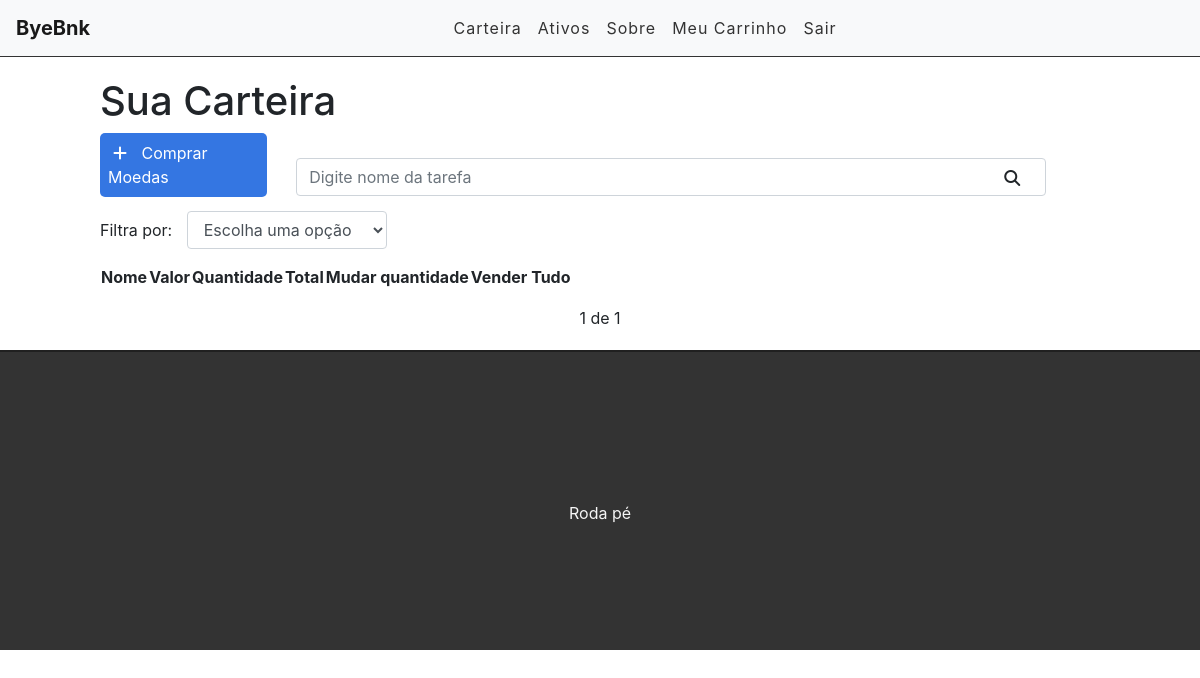
The page / (signed in) on the database as committed earlier.
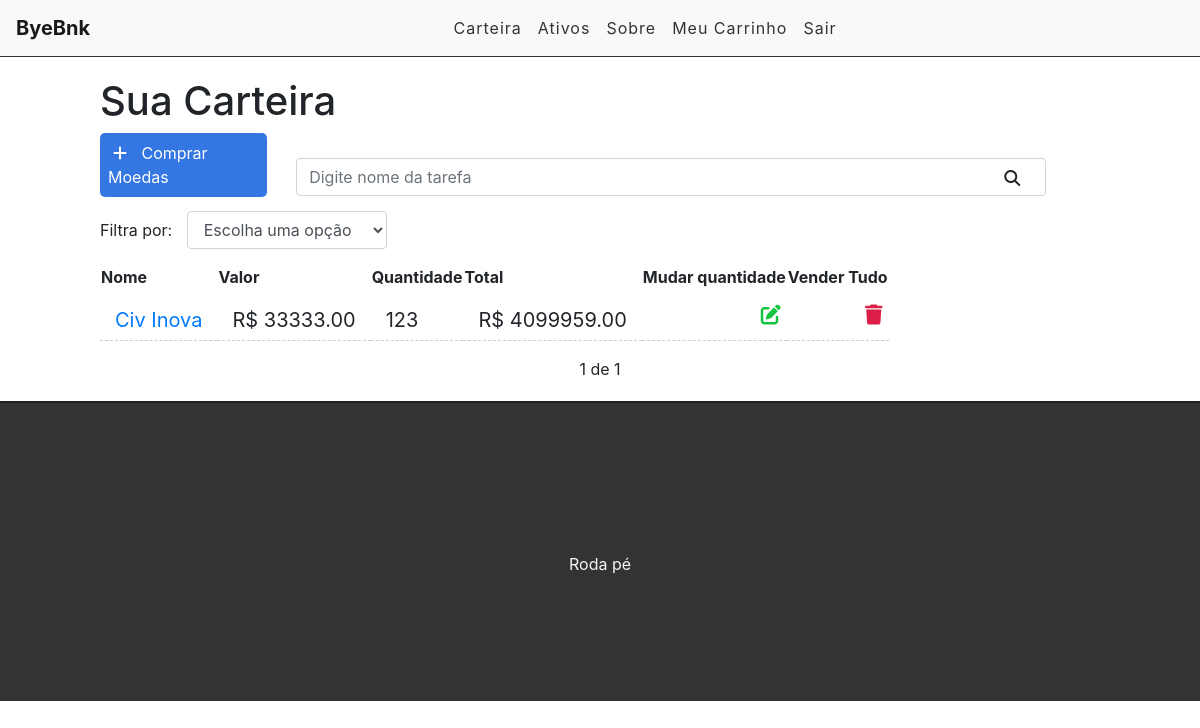
The same page on the database as committed later.
### tasks/models.py (models this page shows, shortened)
class Task(models.Model):
    coin = models.ForeignKey(Coin, on_delete=models.CASCADE)
    quantidade = models.IntegerField()
    user = models.ForeignKey(get_user_model(), on_delete=models.CASCADE)
    is_available = models.BooleanField(default=True)
    created_at = models.DateTimeField(auto_now_add=True)
    updated_at = models.DateTimeField(auto_now=True)
    def total(self):
        return self.quantidade * self.coin.valor

### coins/models.py (models this page shows, shortened)
class Coin(models.Model):
    STATUS = (
        ('fixa', 'Renda Fixa'),
        ('variavel', 'Renda Variável'),
        ('cripto', 'Cripto')
    )
    nome = models.CharField(max_length=255)
    valor = models.DecimalField(max_digits=10, decimal_places=2, default=0)
    modalidade = models.CharField(max_length=8, choices=STATUS)
    user = models.ForeignKey(get_user_model(), on_delete=models.CASCADE)
    created_at = models.DateTimeField(auto_now_add=True)
    updated_at = models.DateTimeField(auto_now=True)
    class Meta:
        ordering = ("nome",)
        verbose_name = "ativo"
        verbose_name_plural = "ativos"

### tasks/views.py (the view)
# urls.py: path('', views.taskList, name='task-list'),
@login_required
def taskList(request):
    search = request.GET.get('search')
    filter = request.GET.get('filter')
    if search:
        tasks = Task.objects.filter(coin__nome__icontains=search)
    elif filter:
        tasks = Task.objects.filter(coin__modalidade=filter)
    else:
        tasks_list = Task.objects.all().order_by('-created_at').filter(user=request.user)
        paginator = Paginator(tasks_list, 3)
        page = request.GET.get('page')
        tasks = paginator.get_page(page)
    return render(request, 'tasks/list.html', {'tasks': tasks})

### templates/tasks/list.html (shortened to what this page needs)
{% extends 'base.html' %}
{% block content %}
<div class="offset-1 col-10 list-div">
    <h1>Sua Carteira</h1>
    <a id="add-link" href="newtask">
        <div id="add-link" class="col-2 add-div">
            <i class="fas fa-plus"></i> Comprar Moedas
        </div>
    <a>
    <div class="col-9 search-div">
        <form method="GET" id="search-form">
            <input class="form-control" type="text" id="search" name="search" placeholder="Digite nome da tarefa" value="{{ request.GET.search }}">
            <i class="fas fa-search" id="search-btn"></i>
        </form>
    </div>
    <div class="col-12 filter-div">
        <span>Filtra por:</span>
        <select name="filter" id="filter" class="form-control">
            <option value="">Escolha uma opção</option>
        </select>
    </div>
    <ul class="task-list">
        <table>
            <thead>
                <tr>
                    <th>Nome</th>
                    <th>Valor</th>
                    <th>Quantidade</th>
                    <th>Total</th>
                    <th>Mudar quantidade</th>
                    <th>Vender Tudo</th>
                </tr>
            </thead>
            <tbody>
        {% for task in tasks %}
        <tr class="task-item">
            <td class="task-item">
                <span><a href="/task/{{task.coin.id}}">{{ task.coin.nome }}</a></span>
            </td>
            <td class="task-item">
                <span>R$ {{ task.coin.valor }}</span>
            </td>
            <td class="task-item">
                <span>{{ task.quantidade }}</span>
            </td>
            <td class="task-item">
                <span>R$ {{ task.total }} </span>
            </td>
            <td>
                <a href="/edittask/{{ task.id }}"><span><i class="fas fa-edit"></i></span></a>
            </td>
            <td>
                <a href="/deletetask/{{ task.id }}" class="delete-btn"><span><i class="fas fa-trash"></i></span></a>
            </td>
        </tr>
        {% endfor %}
        </tbody>
        </table>
    </ul>
    <div class="pagination">
        <span class="step-links">
            {% if tasks.paginator.num_pages %}
            <span class="current">
                {{ tasks.number }} de {{tasks.paginator.num_pages}}
            </span>
            {% endif %}
        </span>
    </div>
</div>
{% endblock %}

Rows that differ between the two databases and show on the page:
added Task: coin.nome "Civ Inova", coin.valor "33333.00", quantidade "123", total "4099959.00"
